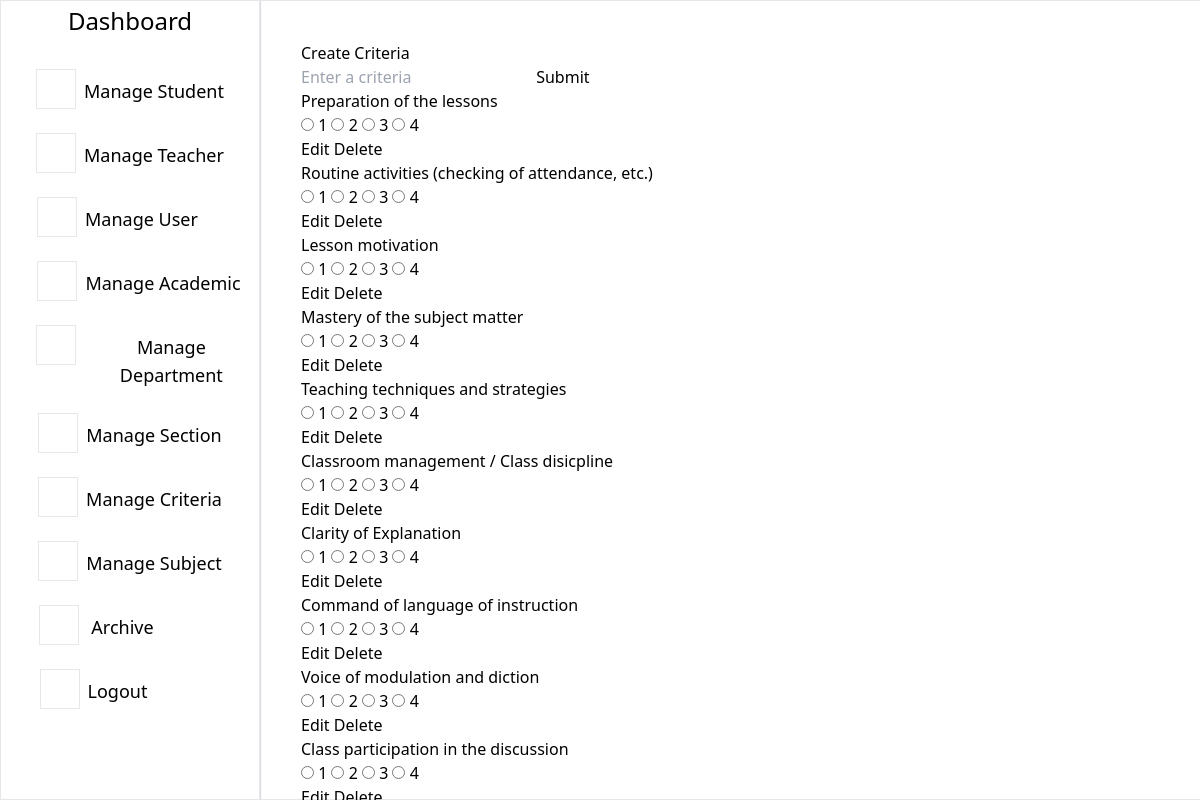
The app's page /admin/criteria_create.php with its own data.
### tables this page shows
CREATE TABLE `tblcriteria` (
  `criteria_id` int NOT NULL,
  `criteria` varchar(255) NOT NULL
);

### admin/criteria.php (called while the page is built, shortened)
<?php
include("../database/dbconnect.php");
function displayCriteria()
{
  global $conn;
  try {
    $sql = "SELECT criteria_id, criteria FROM tblcriteria";
    $stmt = $conn->prepare($sql);
    $stmt->execute();
    $result = $stmt->get_result();
    $criteriaList = [];
    if ($result->num_rows > 0) {
      while ($row = $result->fetch_assoc()) {
        $criteriaList[] = $row;
      }
    }
    return $criteriaList;
  } catch (mysqli_sql_exception $e) {
    error_log("Error fetching criteria: " . $e->getMessage());
    return [];
  }
}
?>

### admin/criteria_create.php (the view, shortened to what this page needs)
<?php
include("../database/dbconnect.php");
include("./criteria.php");
include('../admin/aside.php');
$selectedCriteria = "";
$criteriaList = displayCriteria();
?>
<!DOCTYPE html>
<html lang="en">
<head>
  <script src="https://cdn.tailwindcss.com"></script>
</head>
<body>
<div class="fixed bottom-0 left-0 right-0 top-0 z-10 mx-[260px] w-[1200px] p-10 border">
    <h1>Create Criteria</h1>
    <form action="<?php echo htmlspecialchars($_SERVER['PHP_SELF']); ?>" method="post">
      <input type="text" name="criteria" placeholder="Enter a criteria" value="<?php echo htmlspecialchars($selectedCriteria); ?>" required>
      <input type="submit" value="Submit" />
    </form>
    <div id="criterialist">
      <?php if (count($criteriaList) > 0): ?>
        <ol>
          <?php foreach ($criteriaList as $index => $listCriteria): ?>
            <li>
              <div class="criteria-item">
                <?php echo htmlspecialchars($listCriteria['criteria']); ?>
                <div>
                  <?php for ($i = 1; $i <= 4; $i++): ?>
                    <label>
                      <input type="radio" name="rating[<?php echo $criteria; ?>][<?php echo $index; ?>]" value="<?php echo $i; ?>" required>
                      <?php echo $i; ?>
                    </label>
                  <?php endfor; ?>
                </div>
                <div class="dropdown">
                  <a href="<?php echo htmlspecialchars($_SERVER['PHP_SELF']); ?>?edit=<?php echo $listCriteria['criteria_id']; ?>">Edit</a>
                  <a href="<?php echo htmlspecialchars($_SERVER['PHP_SELF']); ?>?delete=<?php echo $listCriteria['criteria_id']; ?>" onclick="return confirm('Are you sure you want to delete this criteria?');">Delete</a>
                </div>
              </div>
            </li>
          <?php endforeach; ?>
        </ol>
      <?php else: ?>
        <div>No Criteria Available</div>
      <?php endif; ?>
    </div>
  </div>
</body>
</html>

### records on screen
tblcriteria: criteria "Preparation of the lessons"
tblcriteria: criteria "Routine activities (checking of attendance, etc.)"
tblcriteria: criteria "Lesson motivation"
tblcriteria: criteria "Mastery of the subject matter"
tblcriteria: criteria "Teaching techniques and strategies"
tblcriteria: criteria "Classroom management / Class disicpline"
tblcriteria: criteria "Clarity of Explanation"
tblcriteria: criteria "Command of language of instruction"
tblcriteria: criteria "Voice of modulation and diction"
tblcriteria: criteria "Class participation in the discussion"
